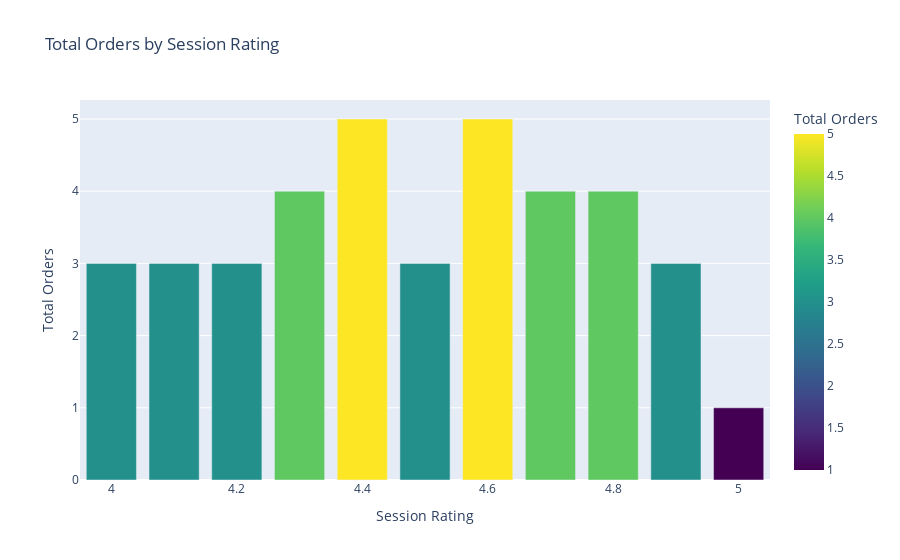

Notebook code cell kept with this figure:
### Markdown cell above
### Insights from Total Orders by Location

- **Regional Variations**: Some locations have significantly higher order counts, indicating stronger customer demand.
- **Top Locations**: High-order regions may benefit from targeted marketing or resource allocation.
- **Low Locations**: Areas with fewer orders may require further investigation to improve performance.
- **Session Ratings**: Locations with higher ratings tend to have more orders, suggesting better customer satisfaction.
- **Strategic Decisions**: Data can help optimize inventory, marketing, and services based on regional performance.

### Code cell
import plotly.express as px

# Group by session rating to analyze the impact on order count
rating_impact_analysis = final_data.groupby('Session Rating').agg(
    total_orders=('Order ID', 'count')
).reset_index()

# Visualization: Session Rating vs Total Orders using Plotly
fig = px.bar(rating_impact_analysis, 
             x='Session Rating', 
             y='total_orders', 
             title='Total Orders by Session Rating',
             labels={'Session Rating': 'Session Rating', 'total_orders': 'Total Orders'},
             color='total_orders',
             color_continuous_scale='Viridis')

fig.show()

### Figure 1 — Plotly figure (JSON) as saved in the notebook; plotly's stock layout.template omitted (floating-point values rounded to 4 significant figures)
{"data": [{"alignmentgroup": "True", "hovertemplate": "Session Rating=%{x}<br>Total Orders=%{marker.color}<extra></extra>", "legendgroup": "", "marker": {"color": [3, 3, 3, 4, 5, 3, 5, 4, 4, 3, 1], "coloraxis": "coloraxis", "pattern": {"shape": ""}}, "name": "", "offsetgroup": "", "orientation": "v", "showlegend": false, "textposition": "auto", "type": "bar", "x": [4, 4.1, 4.2, 4.3, 4.4, 4.5, 4.6, 4.7, 4.8, 4.9, 5], "xaxis": "x", "y": [3, 3, 3, 4, 5, 3, 5, 4, 4, 3, 1], "yaxis": "y"}], "layout": {"autosize": true, "barmode": "relative", "coloraxis": {"colorbar": {"title": {"text": "Total Orders"}}, "colorscale": [[0, "#440154"], [0.1111, "#482878"], [0.2222, "#3e4989"], [0.3333, "#31688e"], [0.4444, "#26828e"], [0.5556, "#1f9e89"], [0.6667, "#35b779"], [0.7778, "#6ece58"], [0.8889, "#b5de2b"], [1, "#fde725"]]}, "legend": {"tracegroupgap": 0}, "title": {"text": "Total Orders by Session Rating"}, "xaxis": {"anchor": "y", "autorange": true, "domain": [0, 1], "range": [3.95, 5.05], "title": {"text": "Session Rating"}, "type": "linear"}, "yaxis": {"anchor": "x", "autorange": true, "domain": [0, 1], "range": [0, 5.263], "title": {"text": "Total Orders"}, "type": "linear"}}}
